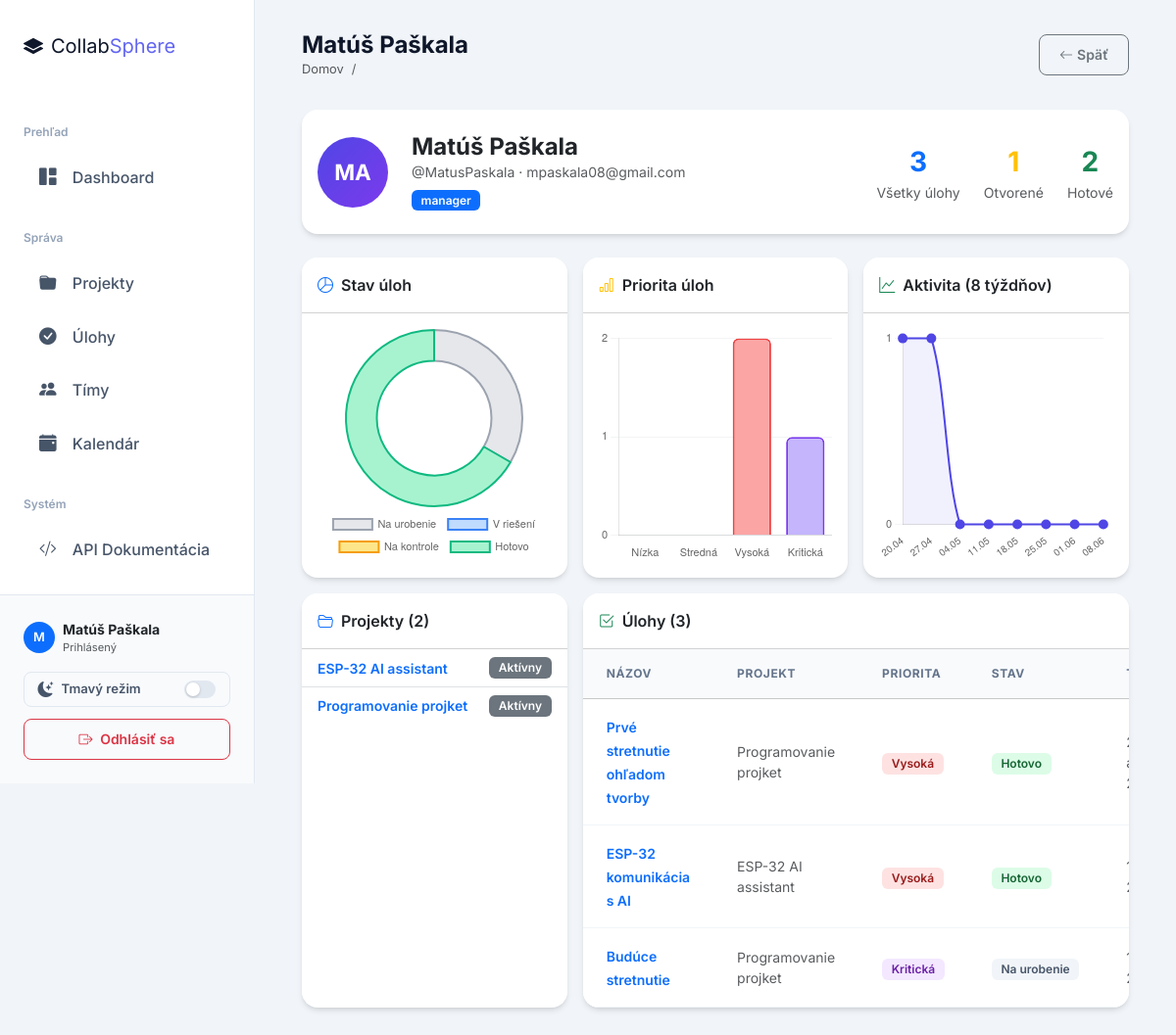
/users/2/ (signed in), run on the app's committed database.
### projects/models.py (models this page shows, shortened)
class Project(models.Model):
    STATUS_CHOICES = [
        ('planning', 'Plánovanie'),
        ('active', 'Aktívny'),
        ('on_hold', 'Pozastavený'),
        ('completed', 'Dokončený'),
        ('cancelled', 'Zrušený'),
    ]
    name = models.CharField(max_length=200, verbose_name='Názov')
    description = models.TextField(blank=True, verbose_name='Popis')
    created_at = models.DateTimeField(auto_now_add=True, verbose_name='Dátum vytvorenia')
    deadline = models.DateField(null=True, blank=True, verbose_name='Termín odovzdania')
    status = models.CharField(max_length=20, choices=STATUS_CHOICES, default='planning', verbose_name='Stav')
    team = models.ForeignKey(Team, on_delete=models.SET_NULL, null=True, blank=True,
                             related_name='projects', verbose_name='Tím')
    members = models.ManyToManyField(User, through='Membership', related_name='projects', verbose_name='Členovia')
    class Meta:
        verbose_name = 'Projekt'
        verbose_name_plural = 'Projekty'
        ordering = ['-created_at']

class Task(models.Model):
    PRIORITY_CHOICES = [
        ('low', 'Nízka'),
        ('medium', 'Stredná'),
        ('high', 'Vysoká'),
        ('critical', 'Kritická'),
    ]
    STATUS_CHOICES = [
        ('todo', 'Na urobenie'),
        ('in_progress', 'V riešení'),
        ('review', 'Na kontrole'),
        ('done', 'Hotovo'),
    ]
    name = models.CharField(max_length=200, verbose_name='Názov')
    description = models.TextField(blank=True, verbose_name='Popis')
    priority = models.CharField(max_length=10, choices=PRIORITY_CHOICES, default='medium', verbose_name='Priorita')
    deadline = models.DateField(null=True, blank=True, verbose_name='Termín')
    status = models.CharField(max_length=15, choices=STATUS_CHOICES, default='todo', verbose_name='Stav')
    project = models.ForeignKey(Project, on_delete=models.CASCADE, related_name='tasks', verbose_name='Projekt')
    assignee = models.ForeignKey(User, on_delete=models.SET_NULL, null=True, blank=True,related_name='tasks', verbose_name='Riešiteľ')
    created_at = models.DateTimeField(auto_now_add=True)
    class Meta:
        verbose_name = 'Úloha'
        verbose_name_plural = 'Úlohy'
        ordering = ['-created_at']

### projects/views.py (the view)
# urls.py: path('users/<int:pk>/', views.user_detail, name='user_detail'),
@login_required
@manager_required
def user_detail(request, pk):
    import json
    from datetime import timedelta
    from django.utils import timezone
    profile_user = get_object_or_404(User, pk=pk)
    all_tasks = Task.objects.filter(assignee=profile_user).select_related('project').order_by('deadline')
    PRIORITY_WEIGHT = {'low': 1, 'medium': 2, 'high': 3, 'critical': 5}
    by_status = {s: 0 for s, _ in Task.STATUS_CHOICES}
    by_priority = {'low': 0, 'medium': 0, 'high': 0, 'critical': 0}
    score = 0
    for t in all_tasks:
        by_status[t.status] = by_status.get(t.status, 0) + 1
        by_priority[t.priority] = by_priority.get(t.priority, 0) + 1
        if t.status != 'done':
            score += PRIORITY_WEIGHT.get(t.priority, 1)
    now = timezone.now().date()
    weeks = []
    for i in range(7, -1, -1):
        week_start = now - timedelta(days=now.weekday()) - timedelta(weeks=i)
        week_end = week_start + timedelta(days=6)
        count = all_tasks.filter(status='done', deadline__gte=week_start, deadline__lte=week_end).count()
        weeks.append({'label': week_start.strftime('%d.%m'), 'count': count})
    projects = Project.objects.filter(members=profile_user).distinct()
    context = {
        'profile_user': profile_user,
        'all_tasks': all_tasks,
        'by_status': by_status,
        'by_priority': by_priority,
        'score': score,
        'projects': projects,
        'weeks_json': json.dumps(weeks),
        'total': all_tasks.count(),
        'done': by_status.get('done', 0),
        'open': all_tasks.exclude(status='done').count(),
    }
    return render(request, 'projects/user_detail.html', context)

### templates/projects/user_detail.html (shortened to what this page needs)
{% extends "base.html" %}
{% block page_title %}{{ profile_user.get_full_name|default:profile_user.username }}{% endblock %}
{% block topbar_actions %}
<a href="{% url 'dashboard' %}" class="btn btn-sm btn-outline-secondary"><i class="bi bi-arrow-left me-1"></i>Späť</a>
{% endblock %}
{% block content %}
<div class="card mb-4">
  <div class="card-body py-4">
    <div class="d-flex align-items-center gap-4 flex-wrap">
      <div class="user-avatar-lg">
        {{ profile_user.get_full_name|default:profile_user.username|slice:":2"|upper }}
      </div>
      <div>
        <h4 class="mb-0 fw-bold">{{ profile_user.get_full_name|default:profile_user.username }}</h4>
        <div class="text-muted small">@{{ profile_user.username }}{% if profile_user.email %} · {{ profile_user.email }}{% endif %}</div>
        <div class="mt-2 d-flex gap-2 flex-wrap">
          {% for g in profile_user.groups.all %}
          <span class="badge bg-primary">{{ g.name }}</span>
          {% endfor %}
        </div>
      </div>
      <div class="ms-auto d-flex gap-4 text-center flex-wrap">
        <div>
          <div class="fs-3 fw-bold text-primary">{{ total }}</div>
          <div class="text-muted small">Všetky úlohy</div>
        </div>
        <div>
          <div class="fs-3 fw-bold text-warning">{{ open }}</div>
          <div class="text-muted small">Otvorené</div>
        </div>
        <div>
          <div class="fs-3 fw-bold text-success">{{ done }}</div>
          <div class="text-muted small">Hotové</div>
        </div>
      </div>
    </div>
  </div>
</div>
<div class="row g-3 mb-3">
  <div class="col-md-4">
    <div class="card h-100">
      <div class="card-header bg-white py-3 fw-semibold"><i class="bi bi-pie-chart me-2 text-primary"></i>Stav úloh</div>
      <div class="card-body d-flex align-items-center justify-content-center">
        <canvas id="statusChart" width="200" height="200"></canvas>
      </div>
    </div>
  </div>
  <div class="col-md-4">
    <div class="card h-100">
      <div class="card-header bg-white py-3 fw-semibold"><i class="bi bi-bar-chart me-2 text-warning"></i>Priorita úloh</div>
      <div class="card-body d-flex align-items-center justify-content-center">
        <canvas id="priorityChart" width="200" height="200"></canvas>
      </div>
    </div>
  </div>
  <div class="col-md-4">
    <div class="card h-100">
      <div class="card-header bg-white py-3 fw-semibold"><i class="bi bi-graph-up me-2 text-success"></i>Aktivita (8 týždňov)</div>
      <div class="card-body d-flex align-items-center justify-content-center">
        <canvas id="weekChart" width="200" height="200"></canvas>
      </div>
    </div>
  </div>
</div>
<div class="row g-3">
  <div class="col-md-4">
    <div class="card h-100">
      <div class="card-header bg-white py-3 fw-semibold"><i class="bi bi-folder2-open me-2 text-primary"></i>Projekty ({{ projects|length }})</div>
      <div class="card-body p-0">
        <ul class="list-group list-group-flush">
          {% for p in projects %}
          <li class="list-group-item d-flex justify-content-between align-items-center py-2">
            <a href="{% url 'project_detail' p.pk %}" class="text-decoration-none fw-semibold small">{{ p.name }}</a>
            <span class="badge bg-secondary">{{ p.get_status_display }}</span>
          </li>
          {% empty %}
          <li class="list-group-item text-muted text-center py-3">Žiadne projekty</li>
          {% endfor %}
        </ul>
      </div>
    </div>
  </div>
  <div class="col-md-8">
    <div class="card">
      <div class="card-header bg-white py-3 fw-semibold"><i class="bi bi-check2-square me-2 text-success"></i>Úlohy ({{ total }})</div>
      <div class="table-responsive">
        <table class="table table-hover mb-0">
          <thead class="table-light">
            <tr><th>Názov</th><th>Projekt</th><th>Priorita</th><th>Stav</th><th>Termín</th></tr>
          </thead>
          <tbody>
            {% for t in all_tasks %}
            <tr>
              <td><a href="{% url 'task_detail' t.pk %}" class="text-decoration-none fw-semibold small">{{ t.name }}</a></td>
              <td class="small text-muted">{{ t.project.name }}</td>
              <td><span class="badge badge-priority-{{ t.priority }}">{{ t.get_priority_display }}</span></td>
              <td><span class="badge badge-status-{{ t.status }}">{{ t.get_status_display }}</span></td>
              <td class="text-muted small">{{ t.deadline|default:"—" }}</td>
            </tr>
            {% empty %}
            <tr><td colspan="5" class="text-muted text-center py-4">Žiadne úlohy</td></tr>
            {% endfor %}
          </tbody>
        </table>
      </div>
    </div>
  </div>
</div>
<script>
const statusData = {
  todo:        {{ by_status.todo }},
  in_progress: {{ by_status.in_progress }},
  review:      {{ by_status.review }},
  done:        {{ by_status.done }},
};
const priorityData = {
  low:      {{ by_priority.low }},
  medium:   {{ by_priority.medium }},
  high:     {{ by_priority.high }},
  critical: {{ by_priority.critical }},
};
const weeksRaw = {{ weeks_json|safe }};
// Donut — stav
new Chart(document.getElementById('statusChart'), {
  type: 'doughnut',
  data: {
    labels: ['Na urobenie', 'V riešení', 'Na kontrole', 'Hotovo'],
    datasets: [{
      data: [statusData.todo, statusData.in_progress, statusData.review, statusData.done],
      backgroundColor: ['#e5e7eb','#bfdbfe','#fde68a','#a7f3d0'],
      borderColor: ['#9ca3af','#3b82f6','#f59e0b','#10b981'],
      borderWidth: 2,
    }]
  },
  options: {
    cutout: '65%',
    plugins: { legend: { position: 'bottom', labels: { font: { size: 11 }, padding: 12 } } },
  }
});
// Bar — priorita
new Chart(document.getElementById('priorityChart'), {
  type: 'bar',
  data: {
    labels: ['Nízka', 'Stredná', 'Vysoká', 'Kritická'],
    datasets: [{
      label: 'Počet úloh',
      data: [priorityData.low, priorityData.medium, priorityData.high, priorityData.critical],
      backgroundColor: ['#a7f3d0','#fde68a','#fca5a5','#c4b5fd'],
      borderColor:     ['#10b981','#f59e0b','#ef4444','#7c3aed'],
      borderWidth: 2,
      borderRadius: 6,
    }]
  },
  options: {
    plugins: { legend: { display: false } },
    scales: {
      y: { beginAtZero: true, ticks: { stepSize: 1, font: { size: 11 } }, grid: { color: '#f3f4f6' } },
      x: { ticks: { font: { size: 11 } }, grid: { display: false } }
    }
  }
});
// Line — aktivita po týždňoch
new Chart(document.getElementById('weekChart'), {
  type: 'line',
  data: {
    labels: weeksRaw.map(w => w.label),
    datasets: [{
      label: 'Dokončené úlohy',
      data: weeksRaw.map(w => w.count),
      borderColor: '#4f46e5',
      backgroundColor: 'rgba(79,70,229,.08)',
      borderWidth: 2,
      pointBackgroundColor: '#4f46e5',
      pointRadius: 4,
      fill: true,
      tension: 0.3,
    }]
  },
  options: {
    plugins: { legend: { display: false } },
    scales: {
      y: { beginAtZero: true, ticks: { stepSize: 1, font: { size: 11 } }, grid: { color: '#f3f4f6' } },
      x: { ticks: { font: { size: 10 } }, grid: { display: false } }
    }
  }
});
</script>
{% endblock %}

### templates/base.html (shortened to what this page needs)
{% load static %}
<!DOCTYPE html>
<html lang="sk">
<head>
    <link rel="stylesheet" href="https://cdnjs.cloudflare.com/ajax/libs/bootstrap/5.3.3/css/bootstrap.min.css">
    <link rel="stylesheet" href="https://cdnjs.cloudflare.com/ajax/libs/bootstrap-icons/1.11.3/font/bootstrap-icons.min.css">
    <link rel="stylesheet" href="{% static 'css/modern.css' %}">
    <link rel="stylesheet" href="{% static 'css/dark.css' %}">
</head>
<body>
<nav class="sidebar" id="sidebar">
    <div class="sidebar-brand">
        <i class="bi bi-layers-fill me-2"></i>Collab<span>Sphere</span>
    </div>
    <div class="pt-2">
        <div class="nav-section">Prehľad</div>
        <a href="{% url 'dashboard' %}" class="nav-link {% if request.resolver_match.url_name == 'dashboard' %}active{% endif %}">
            <i class="bi bi-grid-1x2-fill"></i> Dashboard
        </a>
        <div class="nav-section">Správa</div>
        <a href="{% url 'project_list' %}" class="nav-link {% if 'project' in request.resolver_match.url_name %}active{% endif %}">
            <i class="bi bi-folder-fill"></i> Projekty
        </a>
        <a href="{% url 'task_list' %}" class="nav-link {% if 'task' in request.resolver_match.url_name %}active{% endif %}">
            <i class="bi bi-check-circle-fill"></i> Úlohy
        </a>
        <a href="{% url 'team_list' %}" class="nav-link {% if 'team' in request.resolver_match.url_name %}active{% endif %}">
            <i class="bi bi-people-fill"></i> Tímy
        </a>
        <a href="{% url 'calendar' %}" class="nav-link {% if request.resolver_match.url_name == 'calendar' %}active{% endif %}">
            <i class="bi bi-calendar-event-fill"></i> Kalendár
        </a>
        <div class="nav-section">Systém</div>
        <a href="/api/tasks/" class="nav-link" target="_blank">
            <i class="bi bi-code-slash"></i> API Dokumentácia
        </a>
    </div>
    <div class="sidebar-footer">
        <div class="d-flex align-items-center mb-3">
            <div class="avatar-sm bg-primary text-white rounded-circle d-flex align-items-center justify-content-center me-2" style="width: 32px; height: 32px; font-weight: 600; font-size: 0.8rem;">
                {{ request.user.username|slice:":1"|upper }}
            </div>
            <div class="overflow-hidden">
                <div class="text-dark fw-bold text-truncate small">{{ request.user.get_full_name|default:request.user.username }}</div>
                <div class="text-muted extra-small" style="font-size: 0.7rem;">Prihlásený</div>
            </div>
        </div>
        <button class="theme-toggle-btn" id="themeToggle" title="Prepnúť tému" aria-label="Prepnúť tmavý/svetlý režim">
            <i class="bi bi-moon-stars-fill ttb-icon" id="themeIcon"></i>
            <span class="ttb-label" id="themeLabel">Tmavý režim</span>
            <span class="toggle-track">
                <span class="toggle-thumb"></span>
            </span>
        </button>
        <a href="{% url 'logout' %}" class="btn btn-sm btn-outline-danger w-100">
            <i class="bi bi-box-arrow-right me-1"></i> Odhlásiť sa
        </a>
    </div>
</nav>
<div class="main-content">
    <div class="topbar d-flex align-items-center justify-content-between">
        <div>
            <h6 class="mb-0">{% block page_title %}{% endblock %}</h6>
            <nav aria-label="breadcrumb">
                <ol class="breadcrumb mb-0" style="font-size: 0.8rem;">
                    <li class="breadcrumb-item"><a href="{% url 'dashboard' %}" class="text-decoration-none text-muted">Domov</a></li>
                    <li class="breadcrumb-item active" aria-current="page">{% block breadcrumb %}{% endblock %}</li>
                </ol>
            </nav>
        </div>
        <div class="topbar-actions">
            {% block topbar_actions %}{% endblock %}
        </div>
    </div>
    <div class="content-wrapper">
        {% block content %}{% endblock %}
    </div>
</div>
</body>
</html>

### data on the page
Project: name "ESP-32 AI assistant", status "Aktívny"
Project: name "Programovanie projket", status "Aktívny"
Task: name "Prvé stretnutie ohľadom tvorby", project.name "Programovanie projket", priority "Vysoká", status "Hotovo"
Task: name "ESP-32 komunikácia s AI", project.name "ESP-32 AI assistant", priority "Vysoká", status "Hotovo"
Task: name "Budúce stretnutie", project.name "Programovanie projket", priority "Kritická", status "Na urobenie"

### other printed values
{{ request.user.username|slice:":1"|upper }} "M"
{{ request.user.get_full_name|default:request.user.username }} "Matúš Paškala"
{{ profile_user.get_full_name|default:profile_user.username }} "Matúš Paškala"
{{ profile_user.username }} "MatusPaskala"
{{ profile_user.email }} "mpaskala08@gmail.com"
{{ g.name }} "manager"
{{ total }} "3"
{{ open }} "1"
{{ done }} "2"
{{ projects|length }} "2"
chart data {{ by_status.todo }} 1
chart data {{ by_status.in_progress }} 0
chart data {{ by_status.review }} 0
chart data {{ by_status.done }} 2
